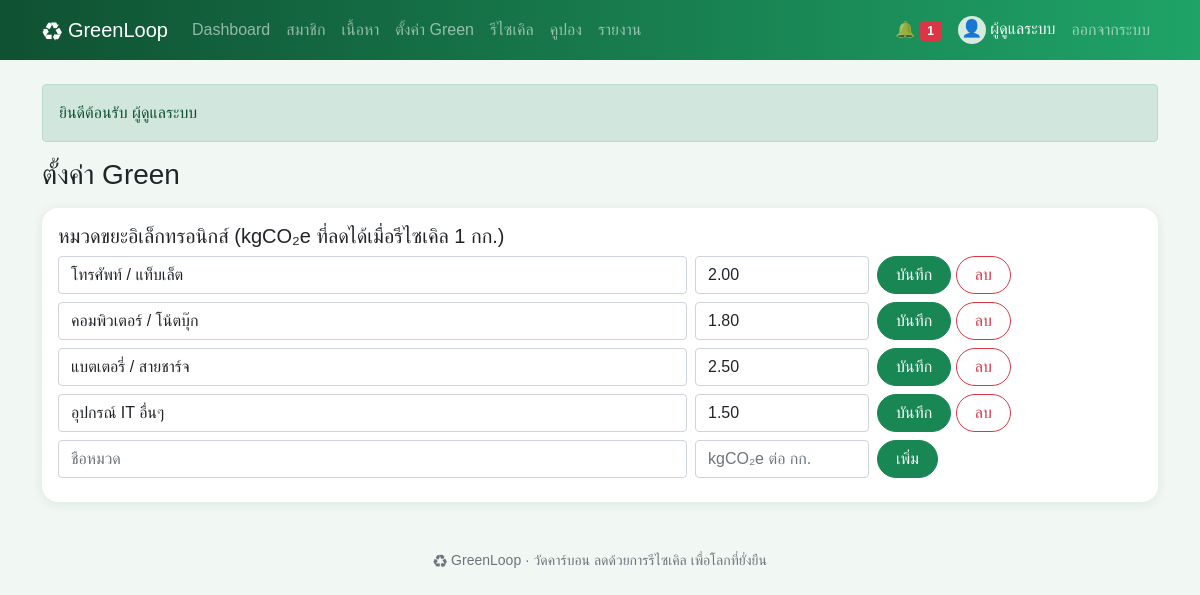
/admin/green.php (signed in), run on the app's committed database.
### tables this page shows
CREATE TABLE users (
    id INT AUTO_INCREMENT PRIMARY KEY,
    name VARCHAR(100) NOT NULL,
    email VARCHAR(100) NOT NULL UNIQUE,
    phone VARCHAR(10) NOT NULL,
    avatar VARCHAR(50) NOT NULL DEFAULT '' COMMENT 'ชื่อไฟล์รูปโปรไฟล์ใน uploads/',
    password VARCHAR(255) NOT NULL,
    question VARCHAR(100) NOT NULL COMMENT 'คำถามกันลืมรหัสผ่านที่สมาชิกเลือก',
    answer VARCHAR(255) NOT NULL COMMENT 'คำตอบกันลืมรหัสผ่าน (เข้ารหัส)',
    role ENUM('user','admin') NOT NULL DEFAULT 'user',
    status ENUM('active','suspended') NOT NULL DEFAULT 'active',
    points INT NOT NULL DEFAULT 0,
    created_at DATETIME NOT NULL DEFAULT CURRENT_TIMESTAMP
);

CREATE TABLE categories (
    id INT AUTO_INCREMENT PRIMARY KEY,
    name VARCHAR(100) NOT NULL,
    co2_per_kg DECIMAL(6,2) NOT NULL
);

### admin/green.php (the view, shortened to what this page needs)
<?php
require '../init.php';
need_admin();
$cats = all('SELECT * FROM categories ORDER BY id');
$cats[] = ['id' => '', 'name' => '', 'co2_per_kg' => ''];
head('ตั้งค่า Green');
?>
<div class="card card-body">
  <h5>หมวดขยะอิเล็กทรอนิกส์ (kgCO₂e ที่ลดได้เมื่อรีไซเคิล 1 กก.)</h5>
  <?php foreach ($cats as $c): ?>
    <form method="post" class="row g-2 mb-2">
      <div class="col-md-7"><input class="form-control" name="name" value="<?= e($c['name']) ?>" placeholder="ชื่อหมวด" required></div>
      <div class="col-md-2"><input class="form-control" name="co2_per_kg" type="number" step="0.01" min="0.01" value="<?= $c['co2_per_kg'] ?>" placeholder="kgCO₂e ต่อ กก." required></div>
      <div class="col-md-3">
        <button class="btn btn-success" name="save_category"><?= $c['id'] ? 'บันทึก' : 'เพิ่ม' ?></button>
        <?php if ($c['id']): ?><button class="btn btn-outline-danger" name="del_category" onclick="return confirm('ลบหมวดนี้?')">ลบ</button><?php endif; ?>
      </div>
    </form>
  <?php endforeach; ?>
</div>
<?php foot() ?>

### init.php (shortened to what this page needs)
<?php
$db = new PDO('mysql:host=localhost;dbname=greenloop;charset=utf8mb4', 'root', '');
$db->setAttribute(PDO::ATTR_ERRMODE, PDO::ERRMODE_EXCEPTION);
$db->setAttribute(PDO::ATTR_DEFAULT_FETCH_MODE, PDO::FETCH_ASSOC);
function q($sql, $p = [])
{
    global $db;
    $s = $db->prepare($sql);
    $s->execute($p);
    return $s;
}
function all($sql, $p = []) { return q($sql, $p)->fetchAll(); }
function one($sql, $p = []) { return q($sql, $p)->fetch(); }
function val($sql, $p = []) { return q($sql, $p)->fetchColumn(); }
function e($s) { return htmlspecialchars($s ?? '', ENT_QUOTES); }
function inbox() { return me()['role'] == 'admin' ? null : me()['id']; }
function pic($file, $size = 40, $icon = '👤', $link = false)
{
    if (!$file) return "<span class='pic' style='width:{$size}px;height:{$size}px;font-size:" . $size * .6 . "px'>$icon</span>";
    $img = "<img class='pic' src='" . UP . "uploads/$file' width='$size' height='$size' alt=''>";
    return $link ? "<a href='" . UP . "uploads/$file' target='_blank'>$img</a>" : $img;
}
function me()
{
    static $u;
    if (!$u && isset($_SESSION['uid'])) $u = one("SELECT * FROM users WHERE id = ? AND status = 'active'", [$_SESSION['uid']]);
    return $u;
}
function need_login()
{
    if (!me()) go(UP . 'login.php', 'กรุณาเข้าสู่ระบบก่อน', 'warning');
    return me();
}
function need_admin()
{
    if (need_login()['role'] != 'admin') go(UP . 'index.php', 'หน้านี้สำหรับผู้ดูแลระบบเท่านั้น', 'danger');
    return me();
}
function head($title, $show = true)
{
    $u = me();
    $menu = !$u ? [] : ($u['role'] == 'admin' ? MENU_ADMIN : MENU_USER);
    ?>
<!doctype html>
<html lang="th">
<head>
<link rel="stylesheet" href="<?= UP ?>assets/bootstrap.min.css">
<link rel="stylesheet" href="<?= UP ?>assets/style.css">
</head>
<body>
<nav class="navbar navbar-expand-lg navbar-dark d-print-none">
  <div class="container">
    <a class="navbar-brand" href="<?= UP ?>index.php">♻ GreenLoop</a>
    <div class="collapse navbar-collapse" id="menu">
      <div class="navbar-nav me-auto">
        <?php foreach ($menu as $file => $name): ?>
          <a class="nav-link" href="<?= UP . $file ?>"><?= $name ?></a>
        <?php endforeach; ?>
      </div>
      <div class="navbar-nav align-items-lg-center">
        <?php if (!$u): ?>
          <a class="nav-link" href="<?= UP ?>login.php">เข้าสู่ระบบ</a>
          <a class="nav-link" href="<?= UP ?>register.php">สมัครสมาชิก</a>
        <?php else: ?>
          <a class="nav-link" href="<?= UP ?>notifications.php">🔔 <span class="badge bg-danger"><?= val('SELECT COUNT(*) FROM notifications WHERE is_read = 0 AND user_id <=> ?', [inbox()]) ?></span></a>
          <span class="navbar-text text-white mx-2"><?= pic($u['avatar'], 28) ?> <?= e($u['name']) ?></span>
          <a class="nav-link" href="<?= UP ?>logout.php">ออกจากระบบ</a>
        <?php endif; ?>
      </div>
    </div>
  </div>
</nav>
<main class="container py-4">
<?php if (isset($_SESSION['flash'])): ?>
  <div class="alert alert-<?= $_SESSION['flash'][1] ?>"><?= e($_SESSION['flash'][0]) ?></div>
<?php unset($_SESSION['flash']); endif; ?>
<?php if ($show): ?><h3 class="mb-3"><?= $title ?></h3><?php endif; ?>
    <?php
}
function foot()
{
    echo '</main><footer class="text-center text-muted small py-4 d-print-none">♻ GreenLoop · วัดคาร์บอน ลดด้วยการรีไซเคิล เพื่อโลกที่ยั่งยืน</footer>'
        . '<script src="' . UP . 'assets/bootstrap.bundle.min.js"></script></body></html>';
}

### assets/style.css (style rules this page uses)
body { background: #f1f7f3; font-family: "Leelawadee UI", Tahoma, sans-serif; }
.navbar { background: linear-gradient(90deg, #0f5132, #1fa367); }
.btn { border-radius: 50px; padding-left: 18px; padding-right: 18px; }
.card { border: 0; border-radius: 16px; box-shadow: 0 2px 12px rgba(15, 81, 50, .08); }
.pic { display: inline-block; object-fit: cover; border-radius: 50%; background: #d7eadf; text-align: center; vertical-align: middle; }

### data on the page
users: role "Dashboard", role "สมาชิก", role "เนื้อหา", role "ตั้งค่า Green", role "รีไซเคิล", role "คูปอง", role "รายงาน", name "ผู้ดูแลระบบ"
categories: name "โทรศัพท์ / แท็บเล็ต", co2_per_kg "2.00", shows "บันทึก", shows "ลบ"
categories: name "คอมพิวเตอร์ / โน้ตบุ๊ก", co2_per_kg "1.80", shows "บันทึก", shows "ลบ"
categories: name "แบตเตอรี่ / สายชาร์จ", co2_per_kg "2.50", shows "บันทึก", shows "ลบ"
categories: name "อุปกรณ์ IT อื่นๆ", co2_per_kg "1.50", shows "บันทึก", shows "ลบ"

### other printed values
$icon "👤"
$_SESSION['flash'][0] "ยินดีต้อนรับ ผู้ดูแลระบบ"
$title "ตั้งค่า Green"
